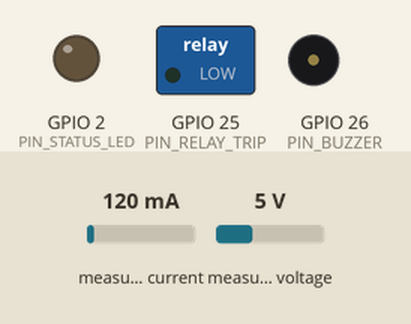
Simulated run of this sketch. Board: ESP32. Shown: switched loads named in the sketch (green lamp = pin HIGH), output pins drawn as LEDs (lit = HIGH), buzzer (waves = sounding, pin HIGH). The test bench sets the inputs (shaded band); at power-on: measured current 120 mA, measured voltage 5 V. WiFi joins after 1.5 s; servers stay silent unless stated; uploads are accepted with an empty reply; what the sketch prints to the serial monitor is not drawn.

Above: at 0.0 s.
At 1.1 s:
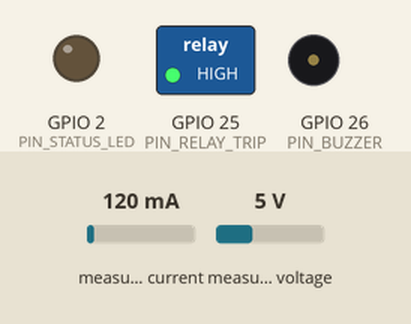
At 3.7 s:
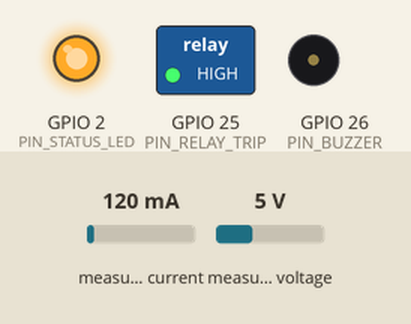
3.8 s: measured current set to 40 mA
5.8 s: measured current set to 500 mA
Timing chart, 0 to 8.8 s (numbered marks = the images above; inputs shaded):
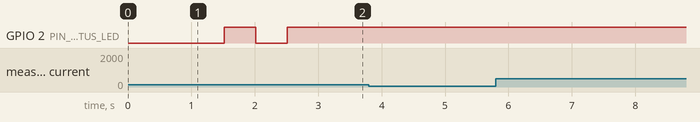

Measured:
- after the input at 3.8 s, every drawn part: stays the same
- after the input at 5.8 s, every drawn part: stays the same

The sketch:

esp32_energy_monitor.ino
```cpp
/*
 * =================================================================================
 * SMART HOME ELECTRICITY MANAGEMENT & OVERLOAD PROTECTION SYSTEM
 * Microcontroller: ESP32 Dev Module / NodeMCU-32S
 * Sensor: PZEM-004T v3.0 (AC Voltage, Current, Power, Energy, Frequency, PF)
 * =================================================================================
 *
 * WIRING DIAGRAM:
 * ---------------------------------------------------------------------------------
 * ESP32 Pin          PZEM-004T v3.0 Pin
 * ---------------------------------------------------------------------------------
 * GPIO 16 (RX2) ---> TX (Send data from sensor to ESP32)
 * GPIO 17 (TX2) ---> RX (Receive commands from ESP32)
 * 5V (VIN)      ---> 5V (VCC)
 * GND           ---> GND
 *
 * AC MAINS CONNECTIONS:
 * ---------------------------------------------------------------------------------
 * PZEM Voltage Screw Terminals ---> Live (L) and Neutral (N) of your main supply.
 * PZEM CT Coil                 ---> Clamp ONLY ONE wire (Live or Neutral, NOT BOTH).
 *
 * REQUIRED ARDUINO LIBRARIES:
 * 1. "PZEM004Tv30" by Jakub Mandula (Install via Arduino Library Manager)
 * 2. "WiFi" & "HTTPClient" (Built into the ESP32 Arduino Core)
 * =================================================================================
 */

#include <WiFi.h>
#include <HTTPClient.h>
#include <PZEM004Tv30.h>

// ======================== USER CONFIGURATION =====================================
const char* WIFI_SSID     = "YOUR_WIFI_NAME";          // Put your home Wi-Fi SSID here
const char* WIFI_PASSWORD = "YOUR_WIFI_PASSWORD";      // Put your home Wi-Fi password here

// The IP Address of your PC running the Dashboard Server:
// Example: If your PC's IP on the home Wi-Fi is 192.168.1.15, use:
// "http://192.168.1.15:3000/api/telemetry"
const char* DASHBOARD_API = "http://192.168.1.100:3000/api/telemetry";

// Safety Trip Thresholds (ESP32 local safety fallback if Wi-Fi is offline)
const float LOCAL_OVERLOAD_WATTS   = 3500.0; // 3.5 kW
const float LOCAL_OVERLOAD_AMPS    = 16.0;   // 16 Amps
const float LOCAL_HIGH_VOLTAGE     = 255.0;  // 255 Volts
const float LOCAL_LOW_VOLTAGE      = 185.0;  // 185 Volts

// Pins for Actuator / Indicators
#define PIN_RELAY_TRIP 25   // Connect to Relay/Contactor coil (Active LOW or HIGH depending on relay)
#define PIN_BUZZER     26   // Connect to 5V piezo active buzzer
#define PIN_STATUS_LED 2    // Built-in ESP32 LED

// Hardware Serial2 pins for PZEM
#define PZEM_RX_PIN 16
#define PZEM_TX_PIN 17

PZEM004Tv30 pzem(Serial2, PZEM_RX_PIN, PZEM_TX_PIN);

unsigned long lastSendTime = 0;
const unsigned long SEND_INTERVAL = 1000; // Send telemetry every 1 second (1000ms)

void setup() {
  Serial.begin(115200);
  delay(1000);
  Serial.println("\n=======================================================");
  Serial.println("  ESP32 SMART ELECTRICITY MONITOR INITIALIZING");
  Serial.println("=======================================================");

  pinMode(PIN_RELAY_TRIP, OUTPUT);
  pinMode(PIN_BUZZER, OUTPUT);
  pinMode(PIN_STATUS_LED, OUTPUT);

  // Normal state: Relay closed (Power Active)
  digitalWrite(PIN_RELAY_TRIP, HIGH);
  digitalWrite(PIN_BUZZER, LOW);
  digitalWrite(PIN_STATUS_LED, LOW);

  // Connect to Local Wi-Fi
  Serial.print("Connecting to Wi-Fi SSID: ");
  Serial.println(WIFI_SSID);
  WiFi.mode(WIFI_STA);
  WiFi.begin(WIFI_SSID, WIFI_PASSWORD);

  int attempts = 0;
  while (WiFi.status() != WL_CONNECTED && attempts < 30) {
    delay(500);
    Serial.print(".");
    digitalWrite(PIN_STATUS_LED, !digitalRead(PIN_STATUS_LED));
    attempts++;
  }

  if (WiFi.status() == WL_CONNECTED) {
    digitalWrite(PIN_STATUS_LED, HIGH);
    Serial.println("\n[SUCCESS] Wi-Fi Connected!");
    Serial.print("ESP32 IP Address: ");
    Serial.println(WiFi.localIP());
  } else {
    Serial.println("\n[WARNING] Wi-Fi connection timed out. Monitoring in local standalone mode.");
  }
}

void loop() {
  // Read parameters from PZEM-004T v3.0
  float voltage = pzem.voltage();
  float current = pzem.current();
  float power = pzem.power();
  float energy = pzem.energy();
  float frequency = pzem.frequency();
  float pf = pzem.pf();

  // Validate sensor readings
  if (isnan(voltage) || isnan(current) || isnan(power)) {
    Serial.println("[ERROR] Failed to read from PZEM-004T. Check wiring & AC power.");
    delay(1500);
    return;
  }

  // --- LOCAL SAFETY TRIP LOGIC ---
  bool isOverload = (power > LOCAL_OVERLOAD_WATTS) || (current > LOCAL_OVERLOAD_AMPS);
  bool isSurge = (voltage > LOCAL_HIGH_VOLTAGE);
  bool isBrownout = (voltage < LOCAL_LOW_VOLTAGE && voltage > 50.0);

  if (isOverload || isSurge) {
    // Sound local buzzer alarm
    digitalWrite(PIN_BUZZER, HIGH);
    Serial.println("🚨 [HAZARD DETECTED] Overload or Voltage Surge! Buzzer Active.");
    // Uncomment the line below if you want the ESP32 to physically trip a relay:
    // digitalWrite(PIN_RELAY_TRIP, LOW);
  } else {
    digitalWrite(PIN_BUZZER, LOW);
    digitalWrite(PIN_RELAY_TRIP, HIGH);
  }

  // Print readable stats to Serial Monitor
  Serial.printf("⚡ V: %5.1f V | I: %5.2f A | P: %6.1f W | E: %6.3f kWh | PF: %4.2f | Freq: %4.1f Hz\n",
                voltage, current, power, energy, pf, frequency);

  // Send Telemetry to Dashboard Server over Wi-Fi
  if (millis() - lastSendTime >= SEND_INTERVAL) {
    lastSendTime = millis();

    if (WiFi.status() == WL_CONNECTED) {
      HTTPClient http;
      http.begin(DASHBOARD_API);
      http.addHeader("Content-Type", "application/json");

      // Construct JSON message
      String json = "{";
      json += "\"voltage\":" + String(voltage, 1) + ",";
      json += "\"current\":" + String(current, 2) + ",";
      json += "\"power\":" + String(power, 1) + ",";
      json += "\"energy\":" + String(energy, 3) + ",";
      json += "\"frequency\":" + String(frequency, 1) + ",";
      json += "\"powerFactor\":" + String(pf, 2) + ",";
      json += "\"source\":\"ESP32\"";
      json += "}";

      int httpResponseCode = http.POST(json);
      if (httpResponseCode > 0) {
        // Success
      } else {
        Serial.printf("[HTTP ERROR] Failed to send telemetry: %s\n", http.errorToString(httpResponseCode).c_str());
      }
      http.end();
    }
  }

  delay(200);
}
```
